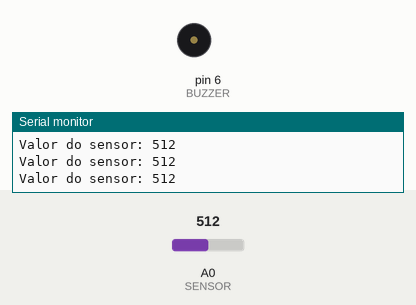
Simulated run of this sketch. Board: Arduino Uno, built with avr-gcc and run on an emulated ATmega328P. Parts: buzzer (waves = sounding, pin HIGH), the last lines printed to the serial monitor. The inputs (shaded band) are chosen by the test bench; at power-on: A0 (SENSOR) = 512.

Above: at 1.2 s.
1.3 s: A0 (SENSOR) set to 582
2.8 s: A0 (SENSOR) set to 617
At 4.0 s:
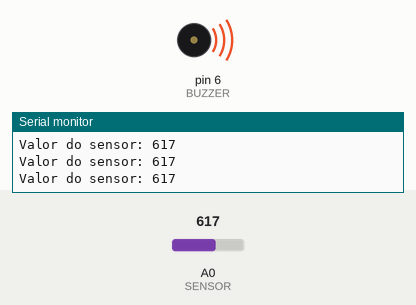
4.3 s: A0 (SENSOR) set to 590
At 4.7 s:
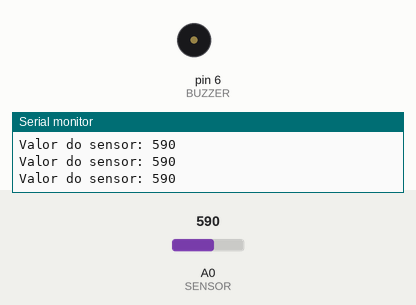
7.3 s: A0 (SENSOR) set to 610
At 8.1 s:
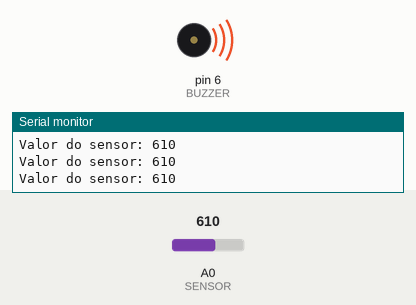
Timing chart, 0 to 10.3 s (numbered marks = the images above; inputs shaded):
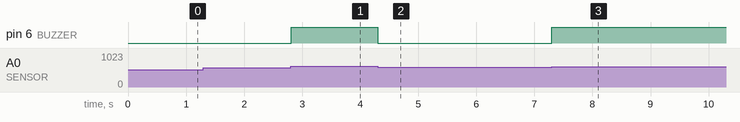

The sketch:

alarme_temperatura.ino
```cpp
const int SENSOR = 0;
const int BUZZER = 6;

int sensor_value = 0;

void setup () {
  pinMode(BUZZER, OUTPUT);
  Serial.begin(9600);
}

void loop () {
   sensor_value = analogRead(SENSOR);
   digitalWrite(BUZZER, (sensor_value > 600 ? HIGH : LOW));

   Serial.print("Valor do sensor: ");
   Serial.println(sensor_value);
}
```

Measured:
- the behaviour switches between 600 and 601 on A0 (SENSOR) (found by bisection; images 0 and 1)
- after the input at 2.8 s, pin 6 (BUZZER): LOW → HIGH at once
- after the input at 4.3 s, pin 6 (BUZZER): HIGH → LOW at once
- after the input at 7.3 s, pin 6 (BUZZER): LOW → HIGH at once
